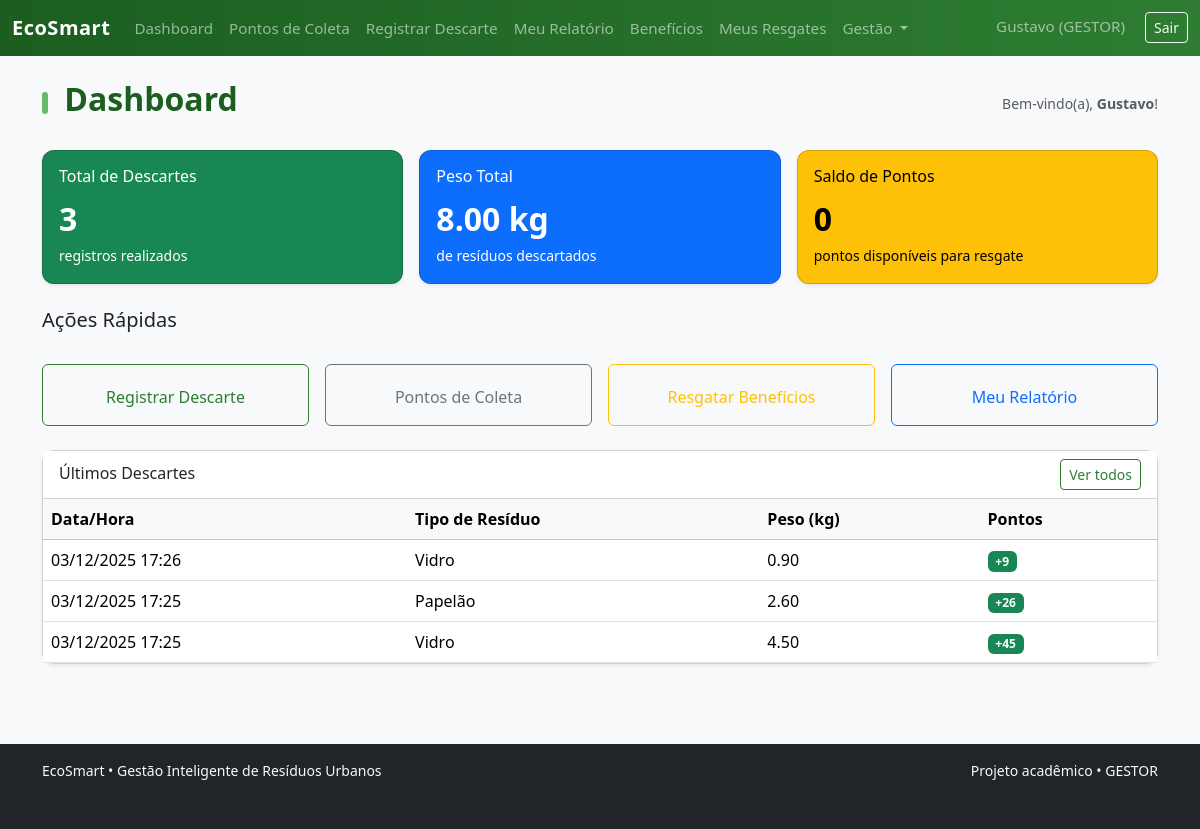
/dashboard (signed in), run on an earlier commit of the app's database.
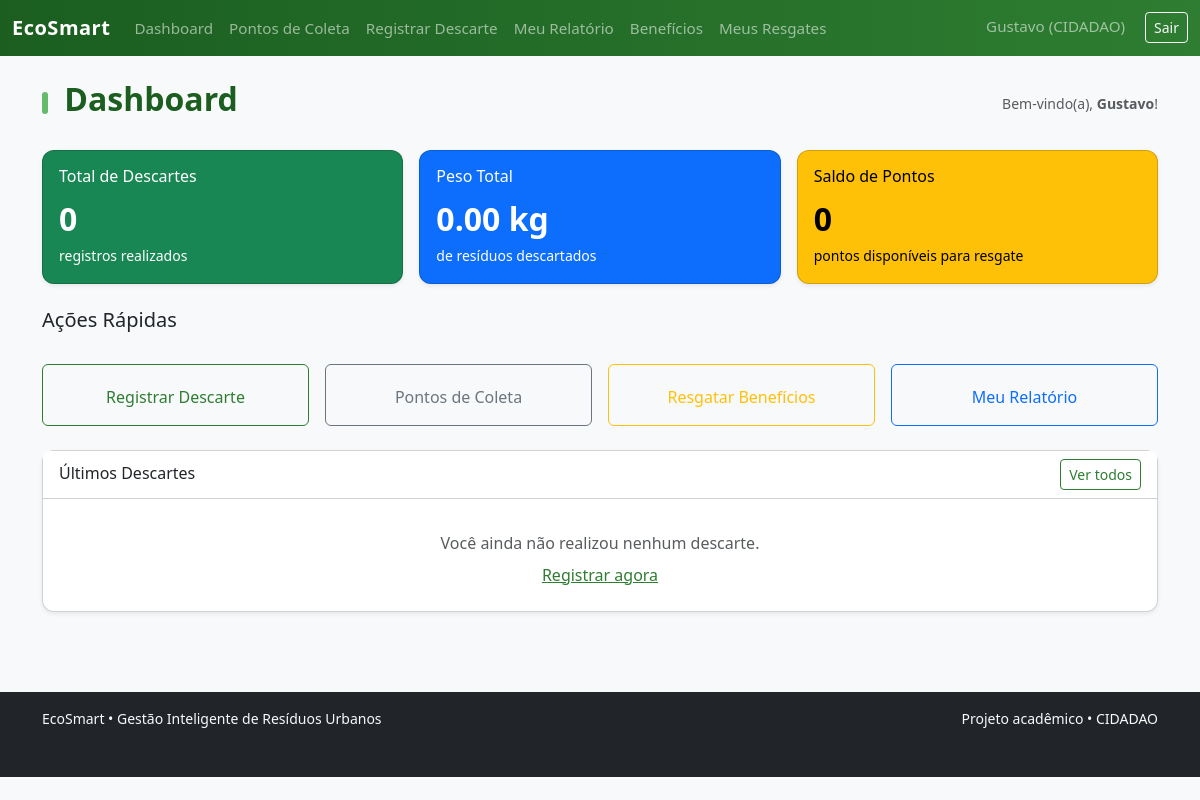
And on a later commit of the database.
### models.py (models this page shows)
class Usuario(db.Model, UserMixin):
    __tablename__ = "usuarios"
    id = db.Column(db.Integer, primary_key=True)
    nome = db.Column(db.String(100), nullable=False)
    email = db.Column(db.String(120), unique=True, nullable=False)
    senha_hash = db.Column(db.String(255), nullable=False)
    papel = db.Column(db.String(20), default="CIDADAO")
    data_cadastro = db.Column(db.DateTime, default=datetime.utcnow)
    saldo_pontos = db.Column(db.Integer, default=0)
    ativo = db.Column(db.Boolean, default=True)  # usuário ativo/inativo

class Descarte(db.Model):
    __tablename__ = "descartes"
    id = db.Column(db.Integer, primary_key=True)
    data_hora = db.Column(db.DateTime, default=datetime.utcnow)
    tipo_residuo = db.Column(db.String(50), nullable=False)
    peso_kg = db.Column(db.Float, nullable=False)
    pontos_gerados = db.Column(db.Integer, nullable=False)
    usuario_id = db.Column(db.Integer, db.ForeignKey("usuarios.id"), nullable=False)
    ponto_id = db.Column(db.Integer, db.ForeignKey("pontos_coleta.id"), nullable=False)

### blueprints/main.py (the view)
@main_bp.route("/dashboard")
@login_required
def dashboard():
    descartes = (
        Descarte.query
        .filter_by(usuario_id=current_user.id)
        .order_by(Descarte.data_hora.desc())
        .all()
    )
    total_descartes = len(descartes)
    total_peso = sum(d.peso_kg for d in descartes) if descartes else 0
    ultimos_descartes = descartes[:5]
    return render_template(
        "dashboard.html",
        total_descartes=total_descartes,
        total_peso=total_peso,
        ultimos_descartes=ultimos_descartes,
    )

### app.py (called while the page is built)
@login_manager.user_loader
def load_user(user_id):
    return Usuario.query.get(int(user_id))

### templates/dashboard.html (shortened to what this page needs)
{% extends "base.html" %}
{% block content %}
<div class="d-flex justify-content-between align-items-center mb-4">
  <h2> Dashboard</h2>
  <span class="text-muted small">Bem-vindo(a), <strong>{{ current_user.nome }}</strong>!</span>
</div>
<div class="row g-3 mb-4">
  <div class="col-md-4">
    <div class="card text-bg-success shadow-sm h-100">
      <div class="card-body">
        <h6 class="card-title"> Total de Descartes</h6>
        <p class="fs-2 fw-bold mb-0">{{ total_descartes }}</p>
        <small>registros realizados</small>
      </div>
    </div>
  </div>
  <div class="col-md-4">
    <div class="card text-bg-primary shadow-sm h-100">
      <div class="card-body">
        <h6 class="card-title"> Peso Total</h6>
        <p class="fs-2 fw-bold mb-0">{{ "%.2f"|format(total_peso) }} kg</p>
        <small>de resíduos descartados</small>
      </div>
    </div>
  </div>
  <div class="col-md-4">
    <div class="card text-bg-warning shadow-sm h-100">
      <div class="card-body">
        <h6 class="card-title"> Saldo de Pontos</h6>
        <p class="fs-2 fw-bold mb-0">{{ current_user.saldo_pontos }}</p>
        <small>pontos disponíveis para resgate</small>
      </div>
    </div>
  </div>
</div>
<div class="row g-3 mb-4">
  <div class="col-12">
    <h5 class="mb-3">Ações Rápidas</h5>
  </div>
  <div class="col-md-3">
    <a href="{{ url_for('registrar_descarte') }}" class="btn btn-outline-success w-100 py-3">
      Registrar Descarte
    </a>
  </div>
  <div class="col-md-3">
    <a href="{{ url_for('pontos') }}" class="btn btn-outline-secondary w-100 py-3">
      Pontos de Coleta
    </a>
  </div>
  <div class="col-md-3">
    <a href="{{ url_for('beneficios') }}" class="btn btn-outline-warning w-100 py-3">
      Resgatar Benefícios
    </a>
  </div>
  <div class="col-md-3">
    <a href="{{ url_for('relatorio_pessoal') }}" class="btn btn-outline-primary w-100 py-3">
      Meu Relatório
    </a>
  </div>
</div>
<div class="card shadow-sm">
  <div class="card-header bg-white d-flex justify-content-between align-items-center">
    <h6 class="mb-0"> Últimos Descartes</h6>
    <a href="{{ url_for('relatorio_pessoal') }}" class="btn btn-sm btn-outline-success">Ver todos</a>
  </div>
  <div class="card-body p-0">
    {% if ultimos_descartes %}
    <div class="table-responsive">
      <table class="table table-hover mb-0">
        <thead class="table-light">
          <tr>
            <th>Data/Hora</th>
            <th>Tipo de Resíduo</th>
            <th>Peso (kg)</th>
            <th>Pontos</th>
          </tr>
        </thead>
        <tbody>
          {% for d in ultimos_descartes %}
          <tr>
            <td>{{ d.data_hora.strftime("%d/%m/%Y %H:%M") }}</td>
            <td>{{ d.tipo_residuo }}</td>
            <td>{{ "%.2f"|format(d.peso_kg) }}</td>
            <td><span class="badge bg-success">+{{ d.pontos_gerados }}</span></td>
          </tr>
          {% endfor %}
        </tbody>
      </table>
    </div>
    {% else %}
    <div class="p-4 text-center text-muted">
      Você ainda não realizou nenhum descarte.
      <a href="{{ url_for('registrar_descarte') }}" class="d-block mt-2">Registrar agora</a>
    </div>
    {% endif %}
  </div>
</div>
{% endblock %}

### templates/base.html (shortened to what this page needs)
<!doctype html>
<html lang="pt-BR">
<head>
    <link
        href="https://cdn.jsdelivr.net/npm/bootstrap@5.3.2/dist/css/bootstrap.min.css"
        rel="stylesheet"
    >
    <link rel="stylesheet" href="{{ url_for('static', filename='ecosmart.css') }}">
</head>
<body class="bg-light">
<nav class="navbar navbar-expand-lg navbar-dark bg-success">
  <div class="container-fluid">
    <a class="navbar-brand" href="{{ url_for('main.index') }}">EcoSmart</a>
    <div class="collapse navbar-collapse" id="navbarEco">
      <ul class="navbar-nav me-auto mb-2 mb-lg-0">
  {% if current_user.is_authenticated %}
    <li class="nav-item">
      <a class="nav-link" href="{{ url_for('main.dashboard') }}">
         Dashboard
      </a>
    </li>
    <li class="nav-item">
      <a class="nav-link" href="{{ url_for('citizen.pontos') }}">
         Pontos de Coleta
      </a>
    </li>
    <li class="nav-item">
      <a class="nav-link" href="{{ url_for('citizen.registrar_descarte') }}">
         Registrar Descarte
      </a>
    </li>
    <li class="nav-item">
      <a class="nav-link" href="{{ url_for('citizen.relatorio_pessoal') }}">
         Meu Relatório
      </a>
    </li>
    <li class="nav-item">
      <a class="nav-link" href="{{ url_for('citizen.beneficios') }}">
         Benefícios
      </a>
    </li>
    <li class="nav-item">
      <a class="nav-link" href="{{ url_for('citizen.meus_resgates') }}">
         Meus Resgates
      </a>
    </li>
    {% if current_user.papel in ["GESTOR", "ADMIN"] %}
    <li class="nav-item dropdown">
        <a class="nav-link dropdown-toggle" href="#" role="button" data-bs-toggle="dropdown">
             Gestão
        </a>
          </li>
          {% endif %}
        {% endif %}
      </ul>
      <ul class="navbar-nav ms-auto mb-2 mb-lg-0">
        {% if current_user.is_authenticated %}
          <li class="nav-item">
          <span class="navbar-text me-3">
               {{ current_user.nome }} ({{ current_user.papel }})
          </span>
          <a class="btn btn-outline-light btn-sm" href="{{ url_for('auth.logout') }}">
             Sair
          </a>
        {% endif %}
      </ul>
    </div>
  </div>
</nav>
<div class="container mt-4">
  {% block content %}{% endblock %}
</div>
<footer class="mt-5 py-3 bg-dark text-light">
  <div class="container small d-flex flex-wrap justify-content-between gap-2">
    <span>
       EcoSmart • Gestão Inteligente de Resíduos Urbanos
    </span>
    <span>
      Projeto acadêmico • {{ current_user.papel if current_user.is_authenticated else "Usuário visitante" }}
    </span>
  </div>
</footer>
</body>
</html>

### static/ecosmart.css (style rules this page uses)
body { background: #f1f7f3; }
.navbar.bg-success { background: linear-gradient(90deg, #1b5e20, #2e7d32); }
.navbar-brand { font-weight: 700; letter-spacing: 0.5px; }
.nav-link, .navbar-text { font-size: 0.95rem; }
.card { border-radius: 0.75rem; box-shadow: 0 3px 8px rgba(0, 0, 0, 0.08); }
h1, h2, h3, h4 { color: #1b5e20; font-weight: 600; }
.btn-outline-success { color: #2e7d32; border-color: #2e7d32; }
.card.text-bg-primary, .card.text-bg-success, .card.text-bg-warning { box-shadow: 0 4px 10px rgba(0, 0, 0, 0.15); }
.container { padding-bottom: 2rem; }
a { color: #2e7d32; }
h2::before { content: ""; display: inline-block; width: 6px; height: 22px; background-color: #66bb6a; border-radius: 3px; margin-right: 8px; vertical-align: -3px; }

What changed in the data, as far as the page shows it:
removed Descarte: data_hora "03/12/2025 17:26", tipo_residuo "Vidro", peso_kg "0.90", pontos_gerados "9"
removed Descarte: data_hora "03/12/2025 17:25", tipo_residuo "Papelão", peso_kg "2.60", pontos_gerados "26"
removed Descarte: data_hora "03/12/2025 17:25", tipo_residuo "Vidro", peso_kg "4.50", pontos_gerados "45"
changed Usuario "Gustavo": papel "GESTOR" → "CIDADAO"
Also different on the page:
{{ total_descartes }}: "3" → "0"
{{ "%.2f"|format(total_peso) }}: "8.00" → "0.00"
text no longer shown: "Gestão Data/Hora Tipo de Resíduo Peso (kg) Pontos"
text now shown: "Você ainda não realizou nenhum descarte. Registrar agora"
